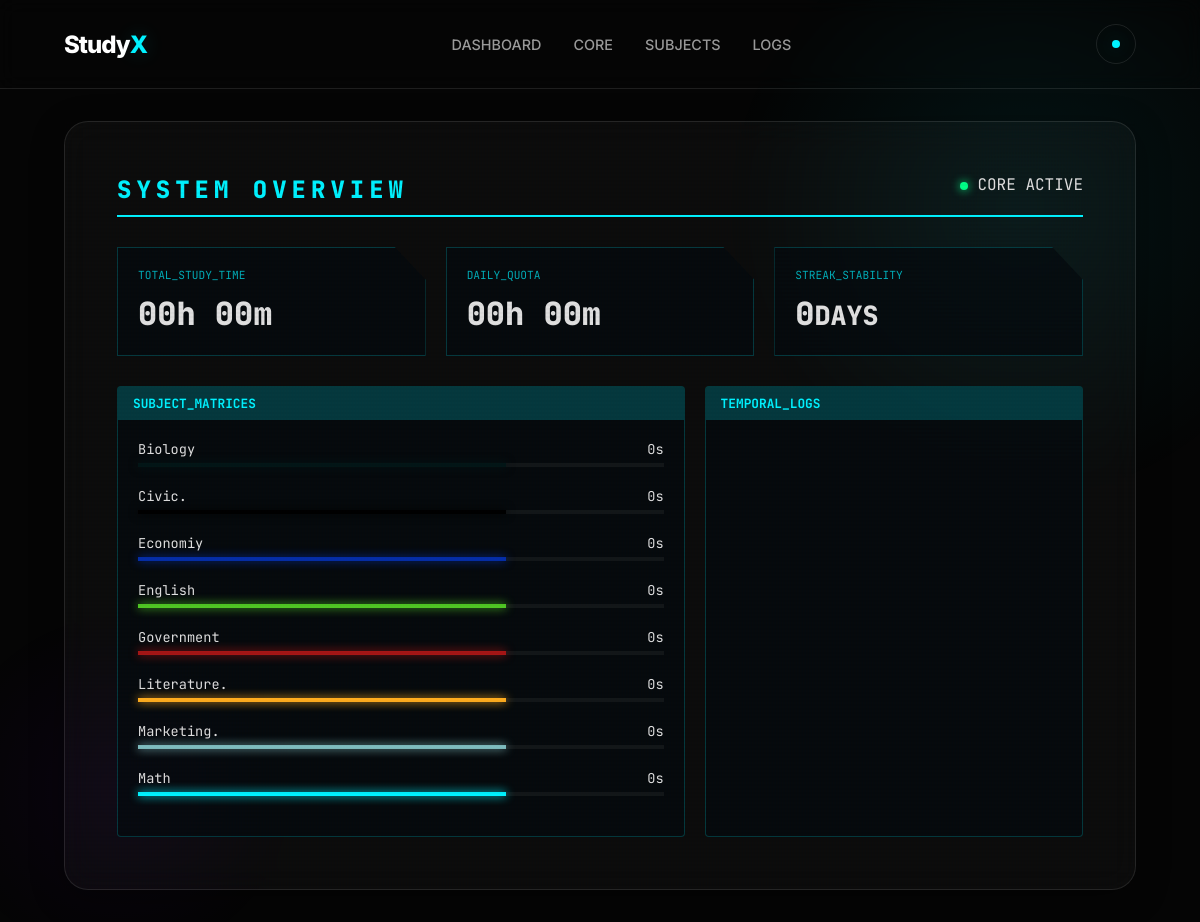
/dashboard/, run on the app's committed database.
### core/models.py (models this page shows, shortened)
class Subject(models.Model):
    name = models.CharField(max_length=120, unique=True)
    color = models.CharField(max_length=7, default="#8B5CF6")
    created_at = models.DateTimeField(auto_now_add=True)
    updated_at = models.DateTimeField(auto_now=True)
    class Meta:
        ordering = ["name"]

### core/views.py (the view)
# urls.py: path("dashboard/", views.dashboard, name="dashboard"),
def dashboard(request):
    totals = subject_totals()
    all_seconds = sum(item["total_seconds"] for item in totals)
    today = timezone.localdate()
    today_total = (
        StudySession.objects.filter(start_time__date=today).aggregate(total=Sum("duration_seconds"))["total"] or 0
    )
    context = {
        "subject_totals": totals,
        "total_studied": format_hhmm(all_seconds),
        "today_studied": format_hhmm(int(today_total)),
        "streak": streak_days(),
        "recent_sessions": StudySession.objects.select_related("subject")[:8],
    }
    return render(request, "dashboard.html", context)

### core/services.py (called while the page is built, shortened)
def format_hhmm(total_seconds: int) -> str:
    hours = total_seconds // 3600
    minutes = (total_seconds % 3600) // 60
    return f"{hours:02d}h {minutes:02d}m"

def subject_totals():
    rows = (
        Subject.objects.annotate(total_seconds=Sum("sessions__duration_seconds"))
        .values("id", "name", "color", "total_seconds")
        .order_by("-total_seconds", "name")
    )
    return [{**r, "total_seconds": int(r["total_seconds"] or 0)} for r in rows]

def streak_days() -> int:
    days = list(
        StudySession.objects.annotate(day=TruncDate("start_time"))
        .values_list("day", flat=True)
        .distinct()
        .order_by("-day")
    )
    if not days:
        return 0

### templates/dashboard.html (shortened to what this page needs)
{% extends 'base.html' %}
{% load static %}
{% block head %}
<link rel="stylesheet" href="{% static 'css/dashboard.css' %}">
{% endblock %}
{% block content %}
<div class="hud-container">
    <header class="hud-header">
        <div class="glitch-wrapper">
            <h1 class="hud-title" data-text="SYSTEM OVERVIEW">SYSTEM OVERVIEW</h1>
        </div>
        <div class="system-status">
            <span class="pulse-dot"></span>
            <span class="status-text">CORE ACTIVE</span>
        </div>
    </header>
    <section class="metric-grid">
        <div class="metric-hex">
            <span class="label">TOTAL_STUDY_TIME</span>
            <span class="value">{{ total_studied }}</span>
        </div>
        <div class="metric-hex">
            <span class="label">DAILY_QUOTA</span>
            <span class="value">{{ today_studied }}</span>
        </div>
        <div class="metric-hex">
            <span class="label">STREAK_STABILITY</span>
            <span class="value">{{ streak }}<small>DAYS</small></span>
        </div>
    </section>
    <div class="main-hud-layout">
        <aside class="panel subject-panel">
            <div class="panel-header">SUBJECT_MATRICES</div>
            <div class="panel-body">
                {% for item in subject_totals %}
                <div class="subject-module">
                    <div class="module-info">
                        <span class="name">{{ item.name }}</span>
                        <span class="time">{{ item.total_seconds|floatformat:0 }}s</span>
                    </div>
                    <div class="data-bar">
                        <div class="fill" style="background: {{ item.color }}; width: 70%; box-shadow: 0 0 10px {{ item.color }};"></div>
                    </div>
                </div>
                {% endfor %}
            </div>
        </aside>
        <aside class="panel activity-panel">
            <div class="panel-header">TEMPORAL_LOGS</div>
            <div class="panel-body">
            </div>
        </aside>
    </div>
</div>
{% endblock %}

### templates/base.html (shortened to what this page needs)
{% load static %}
<!DOCTYPE html>
<html lang="en" data-theme="dark">
<head>
    <link rel="stylesheet" href="{% static 'css/app.css' %}">
    {% block head %}{% endblock %}
</head>
<body>
    <div class="bg-glow"></div>
    <div class="bg-blob"></div>
<header class="topbar">
    <a href="{% url 'landing' %}" class="brand">Study<span>X</span></a>
    <nav class="main-nav">
        <a href="{% url 'dashboard' %}" class="nav-link">
            <span class="hud-icon">▤</span> <span class="link-text">DASHBOARD</span>
        </a>
        <a href="{% url 'timer' %}" class="nav-link">
            <span class="hud-icon">⊙</span> <span class="link-text">CORE</span>
        </a>
        <a href="{% url 'subjects' %}" class="nav-link">
            <span class="hud-icon">◈</span> <span class="link-text">SUBJECTS</span>
        </a>
        <a href="{% url 'stats' %}" class="nav-link">
            <span class="hud-icon">📊</span> <span class="link-text">LOGS</span>
        </a>
    </nav>
    <button id="themeToggle" class="btn-icon"><div class="dot"></div></button>
</header>
    <main class="content-wrapper">
        <section class="glass-container">
            {% block content %}{% endblock %}
        </section>
    </main>
</body>
</html>

### static/css/app.css (style rules this page uses)
:root { --bg-color: #050505; --glass-bg: rgba(255, 255, 255, 0.03); --glass-border: rgba(255, 255, 255, 0.1); --accent-color: #00f2ff; --text-main: #e0e0e0; --text-dim: #999; --glow-shadow: 0 0 20px rgba(0, 242, 255, 0.2); }
* { margin: 0; padding: 0; box-sizing: border-box; }
body { background-color: var(--bg-color); color: var(--text-main); font-family: 'Inter', sans-serif; min-height: 100vh; overflow-x: hidden; }
.bg-glow { position: fixed; top: -10%; right: -10%; width: 50vw; height: 50vw; background: radial-gradient(circle, rgba(0, 242, 255, 0.07) 0%, transparent 70%); z-index: -1; }
.bg-blob { position: fixed; bottom: -5%; left: -5%; width: 30vw; height: 30vw; background: radial-gradient(circle, rgba(125, 0, 255, 0.05) 0%, transparent 70%); z-index: -1; }
.topbar { display: flex; justify-content: space-between; align-items: center; padding: 1.5rem 4rem; backdrop-filter: blur(10px); border-bottom: 1px solid var(--glass-border); position: sticky; top: 0; z-index: 100; }
.brand { font-size: 1.5rem; font-weight: 800; text-decoration: none; color: #fff; letter-spacing: -1px; }
.brand span { color: var(--accent-color); text-shadow: var(--glow-shadow); }
.nav-link { text-decoration: none; color: var(--text-dim); font-size: 0.9rem; font-weight: 500; transition: all 0.3s ease; }
.content-wrapper { padding: 2rem 4rem; }
.glass-container { background: var(--glass-bg); backdrop-filter: blur(15px); -webkit-backdrop-filter: blur(15px); border: 1px solid var(--glass-border); border-radius: 24px; padding: 2rem; min-height: 70vh; box-shadow: 0 8px 32px 0 rgba(0, 0, 0, 0.37); }
.btn-icon { background: transparent; border: 1px solid var(--glass-border); width: 40px; height: 40px; border-radius: 50%; cursor: pointer; display: flex; align-items: center; justify-content: center; transition: 0.3s; }
.dot { width: 8px; height: 8px; background: var(--accent-color); border-radius: 50%; box-shadow: var(--glow-shadow); }
.main-nav { display: flex; gap: 2rem; align-items: center; }

### static/css/dashboard.css (style rules this page uses)
.hud-container { --hud-cyan: #00f2ff; --hud-border: rgba(0, 242, 255, 0.2); --hud-panel-bg: rgba(5, 10, 15, 0.7); padding: 20px; font-family: 'JetBrains Mono', monospace; }
.hud-container::before { content: " "; position: fixed; top: 0; left: 0; bottom: 0; right: 0; background: linear-gradient(rgba(18, 16, 16, 0) 50%, rgba(0, 0, 0, 0.25) 50%), linear-gradient(90deg, rgba(255, 0, 0, 0.06), rgba(0, 255, 0, 0.02), rgba(0, 0, 255, 0.06)); background-size: 100% 4px, 3px 100%; z-index: 10; pointer-events: none; opacity: 0.1; }
.hud-header { display: flex; justify-content: space-between; border-bottom: 2px solid var(--hud-cyan); padding-bottom: 10px; margin-bottom: 30px; }
.hud-title { font-size: 1.5rem; font-weight: 900; letter-spacing: 5px; color: var(--hud-cyan); text-transform: uppercase; }
.metric-grid { display: grid; grid-template-columns: repeat(3, 1fr); gap: 20px; margin-bottom: 30px; }
.metric-hex { background: var(--hud-panel-bg); border: 1px solid var(--hud-border); padding: 20px; clip-path: polygon(0% 0%, 90% 0%, 100% 30%, 100% 100%, 0% 100%); position: relative; transition: 0.3s; }
.metric-hex .label { display: block; font-size: 0.7rem; color: var(--hud-cyan); margin-bottom: 10px; opacity: 0.7; }
.metric-hex .value { font-size: 2rem; font-weight: 800; }
.main-hud-layout { display: grid; grid-template-columns: 1.5fr 1fr; gap: 20px; }
.panel { background: var(--hud-panel-bg); border: 1px solid var(--hud-border); border-radius: 4px; overflow: hidden; }
.panel-header { background: var(--hud-border); padding: 8px 15px; font-size: 0.8rem; font-weight: bold; color: var(--hud-cyan); }
.panel-body { padding: 20px; }
.subject-module { margin-bottom: 20px; }
.module-info { display: flex; justify-content: space-between; font-size: 0.85rem; margin-bottom: 5px; }
.data-bar { height: 4px; background: rgba(255, 255, 255, 0.05); width: 100%; }
.fill { height: 100%; transition: width 1.5s cubic-bezier(0.1, 0, 0.3, 1); }
.pulse-dot { height: 8px; width: 8px; background-color: #00ff88; border-radius: 50%; display: inline-block; box-shadow: 0 0 10px #00ff88; animation: pulse 1.5s infinite; }

### data on the page
Subject: name "Biology", total_seconds "0"
Subject: name "Civic.", total_seconds "0"
Subject: name "Economiy", total_seconds "0"
Subject: name "English", total_seconds "0"
Subject: name "Government", total_seconds "0"
Subject: name "Literature.", total_seconds "0"
Subject: name "Marketing.", total_seconds "0"
Subject: name "Math", total_seconds "0"

### other printed values
{{ total_studied }} "00h 00m"
{{ today_studied }} "00h 00m"
{{ streak }} "0"
